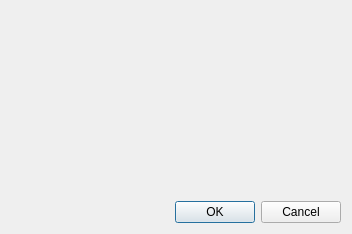
<?xml version="1.0" encoding="UTF-8"?>
<ui version="4.0">
 <class>AccountConfigurationDialog</class>
 <widget class="QDialog" name="AccountConfigurationDialog">
  <property name="geometry">
   <rect>
    <x>0</x>
    <y>0</y>
    <width>352</width>
    <height>234</height>
   </rect>
  </property>
  <property name="windowTitle">
   <string>Edit account</string>
  </property>
  <layout class="QGridLayout" name="gridLayout">
   <item row="1" column="0">
    <widget class="QDialogButtonBox" name="buttonBox">
     <property name="orientation">
      <enum>Qt::Horizontal</enum>
     </property>
     <property name="standardButtons">
      <set>QDialogButtonBox::Cancel|QDialogButtonBox::Ok</set>
     </property>
    </widget>
   </item>
   <item row="0" column="0">
    <widget class="LC::Blogique::Hestia::AccountConfigurationWidget" name="ConfWidget_" native="true"/>
   </item>
  </layout>
 </widget>
 <customwidgets>
  <customwidget>
   <class>LC::Blogique::Hestia::AccountConfigurationWidget</class>
   <extends>QWidget</extends>
   <header>accountconfigurationwidget.h</header>
   <container>1</container>
  </customwidget>
 </customwidgets>
 <resources/>
 <connections>
  <connection>
   <sender>buttonBox</sender>
   <signal>accepted()</signal>
   <receiver>AccountConfigurationDialog</receiver>
   <slot>accept()</slot>
   <hints>
    <hint type="sourcelabel">
     <x>248</x>
     <y>254</y>
    </hint>
    <hint type="destinationlabel">
     <x>157</x>
     <y>274</y>
    </hint>
   </hints>
  </connection>
  <connection>
   <sender>buttonBox</sender>
   <signal>rejected()</signal>
   <receiver>AccountConfigurationDialog</receiver>
   <slot>reject()</slot>
   <hints>
    <hint type="sourcelabel">
     <x>316</x>
     <y>260</y>
    </hint>
    <hint type="destinationlabel">
     <x>286</x>
     <y>274</y>
    </hint>
   </hints>
  </connection>
 </connections>
</ui>
